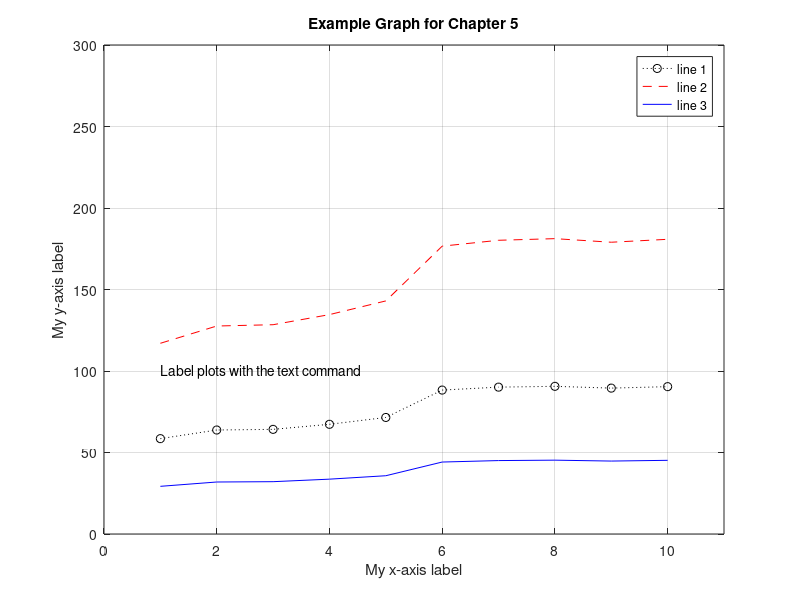

The MATLAB source for this figure: (Note: this script raises an error after producing the figure.)
% ex0501_legendtext.m - 5.1.3 legend 와 text 로 그래프에 설명 붙이기
clear; clc; close all

x = 1:10;
y = [58.5 63.8 64.2 67.3 71.5 88.3 90.1 90.6 89.5 90.4];

plot(x, y, ":ok", x, y*2, "--r", x, y/2, "-b")
legend("line 1", "line 2", "line 3", Location="northwest")
text(1, 100, "Label plots with the text command")   % 좌표는 축 값 기준
axis([0 11 0 300])
title("Example Graph for Chapter 5")
xlabel("My x-axis label")
ylabel("My y-axis label")
grid on

theme(gcf, "light")              % R2026a 기본 테마는 dark 라 밝게 바꿔 저장한다
exportgraphics(gcf, "../../textbook/ch05/img/ex0501_legendtext.png")
